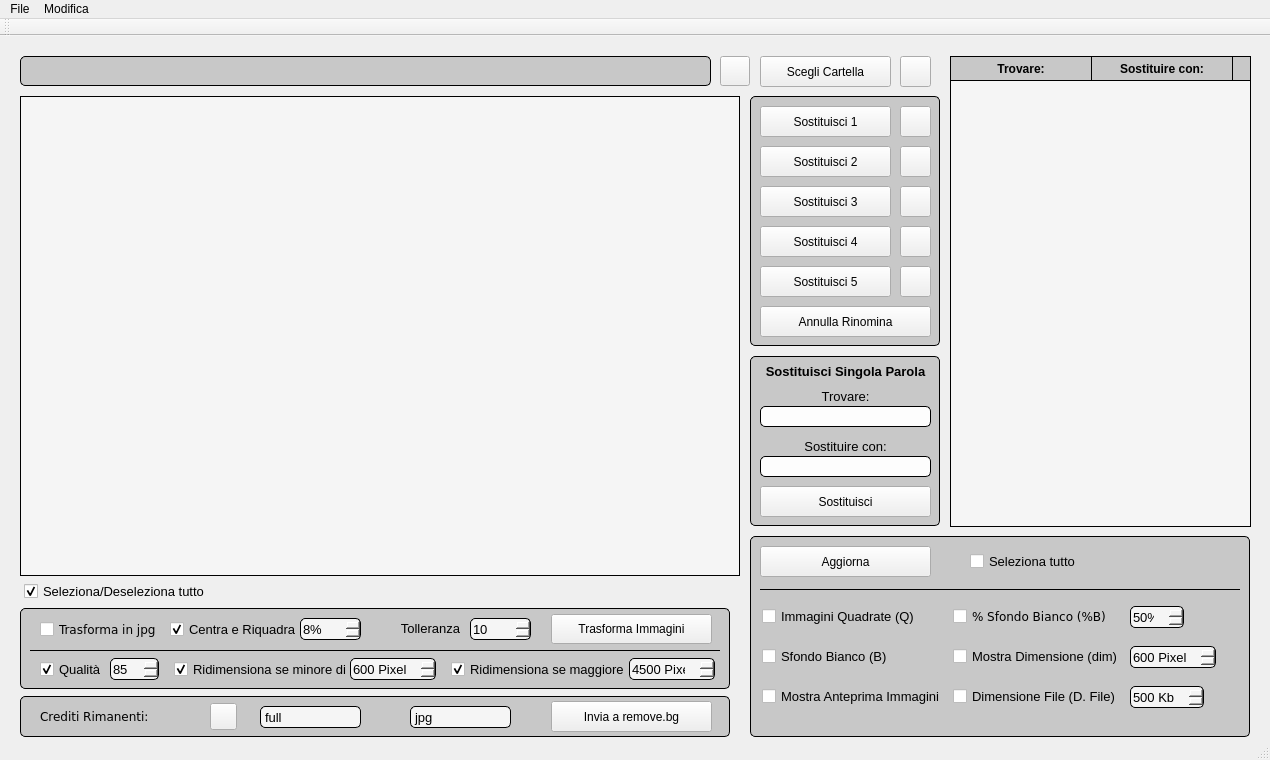
<?xml version="1.0" encoding="UTF-8"?>
<ui version="4.0">
 <class>MainWindow</class>
 <widget class="QMainWindow" name="MainWindow">
  <property name="geometry">
   <rect>
    <x>0</x>
    <y>0</y>
    <width>1270</width>
    <height>760</height>
   </rect>
  </property>
  <property name="minimumSize">
   <size>
    <width>1270</width>
    <height>760</height>
   </size>
  </property>
  <property name="windowTitle">
   <string>Foto Master 3.0 - Developed by R. Romolini</string>
  </property>
  <widget class="QWidget" name="centralwidget">
   <widget class="QLineEdit" name="directory">
    <property name="geometry">
     <rect>
      <x>20</x>
      <y>20</y>
      <width>691</width>
      <height>30</height>
     </rect>
    </property>
    <property name="font">
     <font>
      <pointsize>10</pointsize>
     </font>
    </property>
    <property name="styleSheet">
     <string notr="true">border: 1px solid black;
/*background-color: rgb(253, 253, 253);*/
border-radius: 5px;

background-color: rgb(200, 200, 200);
</string>
    </property>
    <property name="readOnly">
     <bool>true</bool>
    </property>
   </widget>
   <widget class="QPushButtonBlue" name="scegliCartella">
    <property name="geometry">
     <rect>
      <x>760</x>
      <y>20</y>
      <width>131</width>
      <height>31</height>
     </rect>
    </property>
    <property name="text">
     <string>Scegli Cartella</string>
    </property>
   </widget>
   <widget class="QPushButtonGreen" name="sostituisci1">
    <property name="geometry">
     <rect>
      <x>760</x>
      <y>70</y>
      <width>131</width>
      <height>31</height>
     </rect>
    </property>
    <property name="text">
     <string>Sostituisci 1</string>
    </property>
   </widget>
   <widget class="QPushButtonGreen" name="sostituisci2">
    <property name="geometry">
     <rect>
      <x>760</x>
      <y>110</y>
      <width>131</width>
      <height>31</height>
     </rect>
    </property>
    <property name="text">
     <string>Sostituisci 2</string>
    </property>
   </widget>
   <widget class="QPushButtonGreen" name="sostituisci3">
    <property name="geometry">
     <rect>
      <x>760</x>
      <y>150</y>
      <width>131</width>
      <height>31</height>
     </rect>
    </property>
    <property name="text">
     <string>Sostituisci 3</string>
    </property>
   </widget>
   <widget class="QPushButtonRed" name="annullaModifiche">
    <property name="geometry">
     <rect>
      <x>760</x>
      <y>270</y>
      <width>171</width>
      <height>31</height>
     </rect>
    </property>
    <property name="text">
     <string>Annulla Rinomina</string>
    </property>
   </widget>
   <widget class="QTableWidgetShowDatabase" name="anteprimaFile">
    <property name="geometry">
     <rect>
      <x>950</x>
      <y>20</y>
      <width>301</width>
      <height>471</height>
     </rect>
    </property>
    <property name="styleSheet">
     <string notr="true">QTableView
{
	border: 1px solid black;
	background-color: rgb(245, 245, 245);
	alternate-background-color: rgb(226, 226, 226);
	selection-color: rgb(85, 170, 255);
	font: 10pt 'Helvetica';
	gridline-color:rgb(160, 160, 160);
}
QHeaderView
{
	background-color: rgb(200, 200, 200);
	border-bottom: 1px solid black;
}
QHeaderView::section
{
	background-color: rgb(200, 200, 200);
	border: 0px solid black;
	font: 11pt 'Helvetica';
	font-weight: bold;
}
QHeaderView::section:first
{
	border-right: 1px solid black;
	border-bottom: 1px solid black;
}
QHeaderView::section:last
{
	border-right: 1px solid black;
	border-bottom: 1px solid black;
}</string>
    </property>
    <property name="sizeAdjustPolicy">
     <enum>QAbstractScrollArea::AdjustIgnored</enum>
    </property>
    <property name="autoScrollMargin">
     <number>16</number>
    </property>
    <property name="editTriggers">
     <set>QAbstractItemView::AllEditTriggers</set>
    </property>
    <property name="dragDropMode">
     <enum>QAbstractItemView::DragDrop</enum>
    </property>
    <property name="alternatingRowColors">
     <bool>true</bool>
    </property>
    <property name="gridStyle">
     <enum>Qt::CustomDashLine</enum>
    </property>
    <property name="rowCount">
     <number>0</number>
    </property>
    <property name="columnCount">
     <number>2</number>
    </property>
    <attribute name="horizontalHeaderDefaultSectionSize">
     <number>141</number>
    </attribute>
    <attribute name="verticalHeaderVisible">
     <bool>false</bool>
    </attribute>
    <attribute name="verticalHeaderHighlightSections">
     <bool>true</bool>
    </attribute>
    <column>
     <property name="text">
      <string>Trovare:</string>
     </property>
     <property name="font">
      <font>
       <pointsize>12</pointsize>
      </font>
     </property>
    </column>
    <column>
     <property name="text">
      <string>Sostituire con:</string>
     </property>
     <property name="font">
      <font>
       <pointsize>12</pointsize>
      </font>
     </property>
    </column>
   </widget>
   <widget class="QPushButtonGreen" name="sostituisci4">
    <property name="geometry">
     <rect>
      <x>760</x>
      <y>190</y>
      <width>131</width>
      <height>31</height>
     </rect>
    </property>
    <property name="text">
     <string>Sostituisci 4</string>
    </property>
   </widget>
   <widget class="QLabel" name="label">
    <property name="geometry">
     <rect>
      <x>750</x>
      <y>320</y>
      <width>191</width>
      <height>31</height>
     </rect>
    </property>
    <property name="font">
     <font>
      <pointsize>10</pointsize>
      <weight>75</weight>
      <bold>true</bold>
     </font>
    </property>
    <property name="text">
     <string>Sostituisci Singola Parola</string>
    </property>
    <property name="alignment">
     <set>Qt::AlignCenter</set>
    </property>
   </widget>
   <widget class="QLabel" name="label_2">
    <property name="geometry">
     <rect>
      <x>750</x>
      <y>350</y>
      <width>191</width>
      <height>20</height>
     </rect>
    </property>
    <property name="font">
     <font>
      <pointsize>10</pointsize>
     </font>
    </property>
    <property name="text">
     <string>Trovare:</string>
    </property>
    <property name="alignment">
     <set>Qt::AlignCenter</set>
    </property>
   </widget>
   <widget class="QLabel" name="label_3">
    <property name="geometry">
     <rect>
      <x>750</x>
      <y>400</y>
      <width>191</width>
      <height>20</height>
     </rect>
    </property>
    <property name="font">
     <font>
      <pointsize>10</pointsize>
     </font>
    </property>
    <property name="text">
     <string>Sostituire con:</string>
    </property>
    <property name="alignment">
     <set>Qt::AlignCenter</set>
    </property>
   </widget>
   <widget class="QPushButtonGreen" name="sostituisciRapido">
    <property name="geometry">
     <rect>
      <x>760</x>
      <y>450</y>
      <width>171</width>
      <height>31</height>
     </rect>
    </property>
    <property name="text">
     <string>Sostituisci</string>
    </property>
   </widget>
   <widget class="QLineEdit" name="trovareRapido">
    <property name="geometry">
     <rect>
      <x>760</x>
      <y>370</y>
      <width>171</width>
      <height>21</height>
     </rect>
    </property>
    <property name="font">
     <font>
      <pointsize>10</pointsize>
     </font>
    </property>
    <property name="styleSheet">
     <string notr="true">border: 1px solid black;
background-color: rgb(253, 253, 253);
border-radius: 5px;</string>
    </property>
   </widget>
   <widget class="QLineEdit" name="sostituireRapido">
    <property name="geometry">
     <rect>
      <x>760</x>
      <y>420</y>
      <width>171</width>
      <height>21</height>
     </rect>
    </property>
    <property name="font">
     <font>
      <pointsize>10</pointsize>
     </font>
    </property>
    <property name="styleSheet">
     <string notr="true">border: 1px solid black;
background-color: rgb(253, 253, 253);
border-radius: 5px;</string>
    </property>
   </widget>
   <widget class="QPushButtonGreen" name="sostituisci5">
    <property name="geometry">
     <rect>
      <x>760</x>
      <y>230</y>
      <width>131</width>
      <height>31</height>
     </rect>
    </property>
    <property name="text">
     <string>Sostituisci 5</string>
    </property>
   </widget>
   <widget class="QPushButtonBlue" name="modifica2">
    <property name="geometry">
     <rect>
      <x>900</x>
      <y>110</y>
      <width>31</width>
      <height>31</height>
     </rect>
    </property>
    <property name="text">
     <string/>
    </property>
   </widget>
   <widget class="QPushButtonBlue" name="modifica3">
    <property name="geometry">
     <rect>
      <x>900</x>
      <y>150</y>
      <width>31</width>
      <height>31</height>
     </rect>
    </property>
    <property name="text">
     <string/>
    </property>
   </widget>
   <widget class="QPushButtonBlue" name="modifica4">
    <property name="geometry">
     <rect>
      <x>900</x>
      <y>190</y>
      <width>31</width>
      <height>31</height>
     </rect>
    </property>
    <property name="text">
     <string/>
    </property>
   </widget>
   <widget class="QPushButtonBlue" name="modifica5">
    <property name="geometry">
     <rect>
      <x>900</x>
      <y>230</y>
      <width>31</width>
      <height>31</height>
     </rect>
    </property>
    <property name="text">
     <string/>
    </property>
   </widget>
   <widget class="QPushButtonBlue" name="modifica1">
    <property name="geometry">
     <rect>
      <x>900</x>
      <y>70</y>
      <width>31</width>
      <height>31</height>
     </rect>
    </property>
    <property name="text">
     <string/>
    </property>
   </widget>
   <widget class="QTableWidgetFileList" name="contenutoCartella">
    <property name="geometry">
     <rect>
      <x>20</x>
      <y>60</y>
      <width>720</width>
      <height>480</height>
     </rect>
    </property>
    <property name="styleSheet">
     <string notr="true">QTableView
{
	border: 1px solid black;
	background-color: rgb(245, 245, 245);
	alternate-background-color: rgb(226, 226, 226);
	selection-color: rgb(85, 170, 255);
	font: 10pt 'Helvetica';
}
QHeaderView
{
	background-color: rgb(200, 200, 200);
	border-bottom: 1px solid black;
}
QHeaderView::section
{
	background-color: rgb(200, 200, 200);
	border: 0px solid black;
	font: 10pt 'Helvetica';
	font-weight: bold;
}
QHeaderView::section:first
{
	border-right: 1px solid black;
	border-bottom: 1px solid black;
}
QHeaderView::section:middle
{
	border-right: 1px solid black;
	border-bottom: 1px solid black;
}
QHeaderView::section:last
{
	border-right: 1px solid black;
	border-bottom: 1px solid black;
}</string>
    </property>
    <property name="editTriggers">
     <set>QAbstractItemView::NoEditTriggers</set>
    </property>
    <property name="dragEnabled">
     <bool>true</bool>
    </property>
    <property name="dragDropMode">
     <enum>QAbstractItemView::DragDrop</enum>
    </property>
    <property name="defaultDropAction">
     <enum>Qt::CopyAction</enum>
    </property>
    <property name="alternatingRowColors">
     <bool>true</bool>
    </property>
    <property name="selectionBehavior">
     <enum>QAbstractItemView::SelectRows</enum>
    </property>
    <property name="showGrid">
     <bool>false</bool>
    </property>
    <property name="columnCount">
     <number>0</number>
    </property>
    <attribute name="horizontalHeaderMinimumSectionSize">
     <number>20</number>
    </attribute>
    <attribute name="verticalHeaderVisible">
     <bool>false</bool>
    </attribute>
    <attribute name="verticalHeaderMinimumSectionSize">
     <number>20</number>
    </attribute>
    <attribute name="verticalHeaderDefaultSectionSize">
     <number>20</number>
    </attribute>
   </widget>
   <widget class="QPushButtonBlue" name="indietroDirectory">
    <property name="geometry">
     <rect>
      <x>720</x>
      <y>20</y>
      <width>30</width>
      <height>30</height>
     </rect>
    </property>
    <property name="font">
     <font>
      <pointsize>11</pointsize>
     </font>
    </property>
    <property name="text">
     <string/>
    </property>
   </widget>
   <widget class="QPushButtonBlue" name="aggiorna">
    <property name="geometry">
     <rect>
      <x>760</x>
      <y>510</y>
      <width>171</width>
      <height>31</height>
     </rect>
    </property>
    <property name="text">
     <string>Aggiorna</string>
    </property>
   </widget>
   <widget class="QPushButtonBlue" name="trasformaImmagini">
    <property name="geometry">
     <rect>
      <x>551</x>
      <y>578</y>
      <width>161</width>
      <height>30</height>
     </rect>
    </property>
    <property name="text">
     <string>Trasforma Immagini</string>
    </property>
   </widget>
   <widget class="Line" name="sostituisciBox">
    <property name="geometry">
     <rect>
      <x>750</x>
      <y>60</y>
      <width>190</width>
      <height>250</height>
     </rect>
    </property>
    <property name="styleSheet">
     <string notr="true">border: 1px solid black;
background-color: rgb(200, 200, 200);
border-radius: 5px;</string>
    </property>
    <property name="orientation">
     <enum>Qt::Vertical</enum>
    </property>
   </widget>
   <widget class="Line" name="opzioniTabellaLine">
    <property name="geometry">
     <rect>
      <x>760</x>
      <y>553</y>
      <width>480</width>
      <height>1</height>
     </rect>
    </property>
    <property name="styleSheet">
     <string notr="true">background-color: rgb(0, 0, 0);</string>
    </property>
    <property name="orientation">
     <enum>Qt::Horizontal</enum>
    </property>
   </widget>
   <widget class="QCheckboxCustom" name="selezionaDeseleziona">
    <property name="geometry">
     <rect>
      <x>24</x>
      <y>545</y>
      <width>221</width>
      <height>20</height>
     </rect>
    </property>
    <property name="font">
     <font>
      <pointsize>10</pointsize>
     </font>
    </property>
    <property name="text">
     <string>Seleziona/Deseleziona tutto</string>
    </property>
    <property name="checked">
     <bool>true</bool>
    </property>
   </widget>
   <widget class="QPushButtonBlue" name="backupFolder">
    <property name="geometry">
     <rect>
      <x>900</x>
      <y>20</y>
      <width>31</width>
      <height>31</height>
     </rect>
    </property>
    <property name="text">
     <string/>
    </property>
   </widget>
   <widget class="QCheckboxCustom" name="selezionaTutto">
    <property name="geometry">
     <rect>
      <x>970</x>
      <y>517</y>
      <width>181</width>
      <height>17</height>
     </rect>
    </property>
    <property name="font">
     <font>
      <pointsize>10</pointsize>
     </font>
    </property>
    <property name="text">
     <string>Seleziona tutto</string>
    </property>
   </widget>
   <widget class="QCheckboxCustom" name="dimensioneFile">
    <property name="geometry">
     <rect>
      <x>953</x>
      <y>650</y>
      <width>163</width>
      <height>20</height>
     </rect>
    </property>
    <property name="font">
     <font>
      <pointsize>10</pointsize>
     </font>
    </property>
    <property name="toolTip">
     <string>&lt;html&gt;&lt;head/&gt;&lt;body&gt;&lt;p align=&quot;justify&quot;&gt;Mostra la dimensione dell'immagine&lt;/p&gt;&lt;/body&gt;&lt;/html&gt;</string>
    </property>
    <property name="text">
     <string>Dimensione File (D. File)</string>
    </property>
   </widget>
   <widget class="QSpinBox" name="dimMinFileSpinBox">
    <property name="geometry">
     <rect>
      <x>1130</x>
      <y>650</y>
      <width>74</width>
      <height>22</height>
     </rect>
    </property>
    <property name="font">
     <font>
      <family>Helvetica</family>
      <pointsize>10</pointsize>
      <weight>50</weight>
      <italic>false</italic>
      <bold>false</bold>
     </font>
    </property>
    <property name="styleSheet">
     <string notr="true">QSpinBox
{
	background-color: rgb(245, 245, 245);
	border: 1px solid black;
	border-radius: 5px;
	padding-right: 15px;
	font: 10pt 'Helvetica';
}

QSpinBox::up-button
{
	subcontrol-origin: border;
    border-image: url(:/Files/Files/up.png);
    border-width: 1px;
	margin-right: 2px;
}

QSpinBox::up-button:hover
{
	subcontrol-origin: border;
    border-image: url(:/Files/Files/up.png);
    border-width: 1px;
	background-color: #6C6C6C;
}

QSpinBox::down-button
{
	subcontrol-origin: border;
    border-image: url(:/Files/Files/down.png);
    border-width: 1px;
	margin-right: 2px;
}

QSpinBox::down-button:hover
{
	subcontrol-origin: border;
    border-image: url(:/Files/Files/down.png);
    border-width: 1px;
	background-color: #6C6C6C;
}</string>
    </property>
    <property name="suffix">
     <string> Kb</string>
    </property>
    <property name="maximum">
     <number>9999</number>
    </property>
    <property name="value">
     <number>500</number>
    </property>
   </widget>
   <widget class="QCheckboxCustom" name="mostraDimensione">
    <property name="geometry">
     <rect>
      <x>953</x>
      <y>610</y>
      <width>167</width>
      <height>20</height>
     </rect>
    </property>
    <property name="font">
     <font>
      <pointsize>10</pointsize>
     </font>
    </property>
    <property name="toolTip">
     <string>&lt;html&gt;&lt;head/&gt;&lt;body&gt;&lt;p align=&quot;justify&quot;&gt;Mostra dimensione ed evidenzia se uno dei due lati è minore del valore indicato&lt;/p&gt;&lt;/body&gt;&lt;/html&gt;</string>
    </property>
    <property name="text">
     <string>Mostra Dimensione (dim)</string>
    </property>
   </widget>
   <widget class="QSpinBox" name="latoMinMD">
    <property name="geometry">
     <rect>
      <x>1130</x>
      <y>610</y>
      <width>86</width>
      <height>22</height>
     </rect>
    </property>
    <property name="font">
     <font>
      <family>Helvetica</family>
      <pointsize>10</pointsize>
      <weight>50</weight>
      <italic>false</italic>
      <bold>false</bold>
     </font>
    </property>
    <property name="styleSheet">
     <string notr="true">QSpinBox
{
	background-color: rgb(245, 245, 245);
	border: 1px solid black;
	border-radius: 5px;
	padding-right: 15px;
	font: 10pt 'Helvetica';
}

QSpinBox::up-button
{
	subcontrol-origin: border;
    border-image: url(:/Files/Files/up.png);
    border-width: 1px;
	margin-right: 2px;
}

QSpinBox::up-button:hover
{
	subcontrol-origin: border;
    border-image: url(:/Files/Files/up.png);
    border-width: 1px;
	background-color: #6C6C6C;
}

QSpinBox::down-button
{
	subcontrol-origin: border;
    border-image: url(:/Files/Files/down.png);
    border-width: 1px;
	margin-right: 2px;
}

QSpinBox::down-button:hover
{
	subcontrol-origin: border;
    border-image: url(:/Files/Files/down.png);
    border-width: 1px;
	background-color: #6C6C6C;
}</string>
    </property>
    <property name="suffix">
     <string> Pixel</string>
    </property>
    <property name="minimum">
     <number>10</number>
    </property>
    <property name="maximum">
     <number>5000</number>
    </property>
    <property name="singleStep">
     <number>20</number>
    </property>
    <property name="value">
     <number>600</number>
    </property>
   </widget>
   <widget class="QCheckboxCustom" name="immaginiQuadrate">
    <property name="geometry">
     <rect>
      <x>762</x>
      <y>570</y>
      <width>161</width>
      <height>20</height>
     </rect>
    </property>
    <property name="font">
     <font>
      <pointsize>10</pointsize>
     </font>
    </property>
    <property name="toolTip">
     <string>&lt;html&gt;&lt;head/&gt;&lt;body&gt;&lt;p&gt;Controlla che le immagini siano quadrate&lt;/p&gt;&lt;/body&gt;&lt;/html&gt;</string>
    </property>
    <property name="text">
     <string>Immagini Quadrate (Q)</string>
    </property>
   </widget>
   <widget class="QCheckboxCustom" name="sfondoBianco">
    <property name="geometry">
     <rect>
      <x>762</x>
      <y>610</y>
      <width>141</width>
      <height>20</height>
     </rect>
    </property>
    <property name="font">
     <font>
      <pointsize>10</pointsize>
     </font>
    </property>
    <property name="toolTip">
     <string>&lt;html&gt;&lt;head/&gt;&lt;body&gt;&lt;p&gt;Controlla che i quattro angoli siano di colore bianco&lt;/p&gt;&lt;/body&gt;&lt;/html&gt;</string>
    </property>
    <property name="text">
     <string>Sfondo Bianco (B)</string>
    </property>
   </widget>
   <widget class="QCheckboxCustom" name="mostraImmagini">
    <property name="geometry">
     <rect>
      <x>762</x>
      <y>650</y>
      <width>191</width>
      <height>20</height>
     </rect>
    </property>
    <property name="font">
     <font>
      <pointsize>10</pointsize>
     </font>
    </property>
    <property name="toolTip">
     <string>&lt;html&gt;&lt;head/&gt;&lt;body&gt;&lt;p align=&quot;justify&quot;&gt;Mostra l'anteprima dell'immagine nella tabella&lt;/p&gt;&lt;/body&gt;&lt;/html&gt;</string>
    </property>
    <property name="text">
     <string>Mostra Anteprima Immagini</string>
    </property>
   </widget>
   <widget class="QCheckboxCustom" name="percentualeBianco">
    <property name="geometry">
     <rect>
      <x>953</x>
      <y>570</y>
      <width>161</width>
      <height>20</height>
     </rect>
    </property>
    <property name="font">
     <font>
      <family>Verdana</family>
      <pointsize>9</pointsize>
     </font>
    </property>
    <property name="toolTip">
     <string>&lt;html&gt;&lt;head/&gt;&lt;body&gt;&lt;p&gt;Controlla la percentuale di sfondo bianco e colora il risultato se maggiore della casella posta a destra&lt;/p&gt;&lt;/body&gt;&lt;/html&gt;</string>
    </property>
    <property name="text">
     <string>% Sfondo Bianco (%B)</string>
    </property>
   </widget>
   <widget class="QSpinBox" name="confrontoBianco">
    <property name="geometry">
     <rect>
      <x>1130</x>
      <y>570</y>
      <width>54</width>
      <height>22</height>
     </rect>
    </property>
    <property name="font">
     <font>
      <family>Helvetica</family>
      <pointsize>10</pointsize>
      <weight>50</weight>
      <italic>false</italic>
      <bold>false</bold>
     </font>
    </property>
    <property name="styleSheet">
     <string notr="true">QSpinBox
{
	background-color: rgb(245, 245, 245);
	border: 1px solid black;
	border-radius: 5px;
	padding-right: 15px;
	font: 10pt 'Helvetica';
}

QSpinBox::up-button
{
	subcontrol-origin: border;
    border-image: url(:/Files/Files/up.png);
    border-width: 1px;
	margin-right: 2px;
}

QSpinBox::up-button:hover
{
	subcontrol-origin: border;
    border-image: url(:/Files/Files/up.png);
    border-width: 1px;
	background-color: #6C6C6C;
}

QSpinBox::down-button
{
	subcontrol-origin: border;
    border-image: url(:/Files/Files/down.png);
    border-width: 1px;
	margin-right: 2px;
}

QSpinBox::down-button:hover
{
	subcontrol-origin: border;
    border-image: url(:/Files/Files/down.png);
    border-width: 1px;
	background-color: #6C6C6C;
}</string>
    </property>
    <property name="suffix">
     <string>%</string>
    </property>
    <property name="value">
     <number>50</number>
    </property>
   </widget>
   <widget class="QLabel" name="label_4">
    <property name="geometry">
     <rect>
      <x>400</x>
      <y>584</y>
      <width>60</width>
      <height>16</height>
     </rect>
    </property>
    <property name="font">
     <font>
      <pointsize>10</pointsize>
     </font>
    </property>
    <property name="text">
     <string>Tolleranza</string>
    </property>
    <property name="alignment">
     <set>Qt::AlignRight|Qt::AlignTrailing|Qt::AlignVCenter</set>
    </property>
   </widget>
   <widget class="QSpinBox" name="percAumento">
    <property name="geometry">
     <rect>
      <x>300</x>
      <y>582</y>
      <width>61</width>
      <height>22</height>
     </rect>
    </property>
    <property name="font">
     <font>
      <family>Helvetica</family>
      <pointsize>10</pointsize>
      <weight>50</weight>
      <italic>false</italic>
      <bold>false</bold>
     </font>
    </property>
    <property name="styleSheet">
     <string notr="true">QSpinBox
{
	background-color: rgb(245, 245, 245);
	border: 1px solid black;
	border-radius: 5px;
	padding-right: 15px;
	font: 10pt 'Helvetica';
}

QSpinBox::up-button
{
	subcontrol-origin: border;
    border-image: url(:/Files/Files/up.png);
    border-width: 1px;
	margin-right: 2px;
}

QSpinBox::up-button:hover
{
	subcontrol-origin: border;
    border-image: url(:/Files/Files/up.png);
    border-width: 1px;
	background-color: #6C6C6C;
}

QSpinBox::down-button
{
	subcontrol-origin: border;
    border-image: url(:/Files/Files/down.png);
    border-width: 1px;
	margin-right: 2px;
}

QSpinBox::down-button:hover
{
	subcontrol-origin: border;
    border-image: url(:/Files/Files/down.png);
    border-width: 1px;
	background-color: #6C6C6C;
}</string>
    </property>
    <property name="suffix">
     <string>%</string>
    </property>
    <property name="minimum">
     <number>0</number>
    </property>
    <property name="maximum">
     <number>500</number>
    </property>
    <property name="value">
     <number>8</number>
    </property>
   </widget>
   <widget class="QSpinBox" name="tolleranza">
    <property name="geometry">
     <rect>
      <x>470</x>
      <y>582</y>
      <width>61</width>
      <height>22</height>
     </rect>
    </property>
    <property name="font">
     <font>
      <family>Helvetica</family>
      <pointsize>10</pointsize>
      <weight>50</weight>
      <italic>false</italic>
      <bold>false</bold>
     </font>
    </property>
    <property name="toolTip">
     <string>&lt;html&gt;&lt;head/&gt;&lt;body&gt;&lt;p align=&quot;justify&quot;&gt;Aumenta la tolleranza del comando Centra e Riquadra&lt;/p&gt;&lt;/body&gt;&lt;/html&gt;</string>
    </property>
    <property name="styleSheet">
     <string notr="true">QSpinBox
{
	background-color: rgb(245, 245, 245);
	border: 1px solid black;
	border-radius: 5px;
	padding-right: 15px;
	font: 10pt 'Helvetica';
}

QSpinBox::up-button
{
	subcontrol-origin: border;
    border-image: url(:/Files/Files/up.png);
    border-width: 1px;
	margin-right: 2px;
}

QSpinBox::up-button:hover
{
	subcontrol-origin: border;
    border-image: url(:/Files/Files/up.png);
    border-width: 1px;
	background-color: #6C6C6C;
}

QSpinBox::down-button
{
	subcontrol-origin: border;
    border-image: url(:/Files/Files/down.png);
    border-width: 1px;
	margin-right: 2px;
}

QSpinBox::down-button:hover
{
	subcontrol-origin: border;
    border-image: url(:/Files/Files/down.png);
    border-width: 1px;
	background-color: #6C6C6C;
}</string>
    </property>
    <property name="maximum">
     <number>255</number>
    </property>
    <property name="value">
     <number>10</number>
    </property>
   </widget>
   <widget class="QCheckboxCustom" name="centraRiquadra">
    <property name="geometry">
     <rect>
      <x>170</x>
      <y>583</y>
      <width>127</width>
      <height>20</height>
     </rect>
    </property>
    <property name="font">
     <font>
      <pointsize>10</pointsize>
     </font>
    </property>
    <property name="toolTip">
     <string>&lt;html&gt;&lt;head/&gt;&lt;body&gt;&lt;p align=&quot;justify&quot;&gt;Centra l'immagine rimuovendo la parte bianca ed aggiungendo un bordo bianco in base alla percentuale indicata.&lt;/p&gt;&lt;/body&gt;&lt;/html&gt;</string>
    </property>
    <property name="text">
     <string>Centra e Riquadra</string>
    </property>
    <property name="checked">
     <bool>true</bool>
    </property>
   </widget>
   <widget class="QCheckboxCustom" name="ridimensionaMin">
    <property name="geometry">
     <rect>
      <x>174</x>
      <y>623</y>
      <width>174</width>
      <height>20</height>
     </rect>
    </property>
    <property name="font">
     <font>
      <pointsize>10</pointsize>
     </font>
    </property>
    <property name="toolTip">
     <string>&lt;html&gt;&lt;head/&gt;&lt;body&gt;&lt;p align=&quot;justify&quot;&gt;Ridimensiona la foto se minore del valore indicato&lt;/p&gt;&lt;/body&gt;&lt;/html&gt;</string>
    </property>
    <property name="text">
     <string>Ridimensiona se minore di</string>
    </property>
    <property name="checked">
     <bool>true</bool>
    </property>
   </widget>
   <widget class="QSpinBox" name="latoMin">
    <property name="geometry">
     <rect>
      <x>350</x>
      <y>622</y>
      <width>86</width>
      <height>22</height>
     </rect>
    </property>
    <property name="font">
     <font>
      <family>Helvetica</family>
      <pointsize>10</pointsize>
      <weight>50</weight>
      <italic>false</italic>
      <bold>false</bold>
     </font>
    </property>
    <property name="styleSheet">
     <string notr="true">QSpinBox
{
	background-color: rgb(245, 245, 245);
	border: 1px solid black;
	border-radius: 5px;
	padding-right: 15px;
	font: 10pt 'Helvetica';
}

QSpinBox::up-button
{
	subcontrol-origin: border;
    border-image: url(:/Files/Files/up.png);
    border-width: 1px;
	margin-right: 2px;
}

QSpinBox::up-button:hover
{
	subcontrol-origin: border;
    border-image: url(:/Files/Files/up.png);
    border-width: 1px;
	background-color: #6C6C6C;
}

QSpinBox::down-button
{
	subcontrol-origin: border;
    border-image: url(:/Files/Files/down.png);
    border-width: 1px;
	margin-right: 2px;
}

QSpinBox::down-button:hover
{
	subcontrol-origin: border;
    border-image: url(:/Files/Files/down.png);
    border-width: 1px;
	background-color: #6C6C6C;
}</string>
    </property>
    <property name="suffix">
     <string> Pixel</string>
    </property>
    <property name="minimum">
     <number>10</number>
    </property>
    <property name="maximum">
     <number>4000</number>
    </property>
    <property name="singleStep">
     <number>20</number>
    </property>
    <property name="value">
     <number>600</number>
    </property>
   </widget>
   <widget class="QSpinBox" name="qualitaSalvataggio">
    <property name="geometry">
     <rect>
      <x>110</x>
      <y>622</y>
      <width>49</width>
      <height>22</height>
     </rect>
    </property>
    <property name="font">
     <font>
      <family>Helvetica</family>
      <pointsize>10</pointsize>
      <weight>50</weight>
      <italic>false</italic>
      <bold>false</bold>
     </font>
    </property>
    <property name="styleSheet">
     <string notr="true">QSpinBox
{
	background-color: rgb(245, 245, 245);
	border: 1px solid black;
	border-radius: 5px;
	padding-right: 15px;
	font: 10pt 'Helvetica';
}

QSpinBox::up-button
{
	subcontrol-origin: border;
    border-image: url(:/Files/Files/up.png);
    border-width: 1px;
	margin-right: 2px;
}

QSpinBox::up-button:hover
{
	subcontrol-origin: border;
    border-image: url(:/Files/Files/up.png);
    border-width: 1px;
	background-color: #6C6C6C;
}

QSpinBox::down-button
{
	subcontrol-origin: border;
    border-image: url(:/Files/Files/down.png);
    border-width: 1px;
	margin-right: 2px;
}

QSpinBox::down-button:hover
{
	subcontrol-origin: border;
    border-image: url(:/Files/Files/down.png);
    border-width: 1px;
	background-color: #6C6C6C;
}</string>
    </property>
    <property name="minimum">
     <number>1</number>
    </property>
    <property name="maximum">
     <number>100</number>
    </property>
    <property name="value">
     <number>85</number>
    </property>
   </widget>
   <widget class="QCheckboxCustom" name="trasformaQualita">
    <property name="geometry">
     <rect>
      <x>40</x>
      <y>623</y>
      <width>63</width>
      <height>20</height>
     </rect>
    </property>
    <property name="font">
     <font>
      <pointsize>10</pointsize>
     </font>
    </property>
    <property name="toolTip">
     <string>&lt;html&gt;&lt;head/&gt;&lt;body&gt;&lt;p&gt;Se non spuntato setta la qualità al massimo&lt;/p&gt;&lt;/body&gt;&lt;/html&gt;</string>
    </property>
    <property name="text">
     <string>Qualità</string>
    </property>
    <property name="checked">
     <bool>true</bool>
    </property>
   </widget>
   <widget class="QCheckboxCustom" name="trasformaJPG">
    <property name="geometry">
     <rect>
      <x>40</x>
      <y>583</y>
      <width>121</width>
      <height>20</height>
     </rect>
    </property>
    <property name="font">
     <font>
      <family>Verdana</family>
      <pointsize>9</pointsize>
      <weight>50</weight>
      <italic>false</italic>
      <bold>false</bold>
     </font>
    </property>
    <property name="text">
     <string>Trasforma in jpg</string>
    </property>
   </widget>
   <widget class="Line" name="sostituisciRapidoBox">
    <property name="geometry">
     <rect>
      <x>750</x>
      <y>320</y>
      <width>190</width>
      <height>170</height>
     </rect>
    </property>
    <property name="styleSheet">
     <string notr="true">border: 1px solid black;
background-color: rgb(200, 200, 200);
border-radius: 5px;</string>
    </property>
    <property name="orientation">
     <enum>Qt::Vertical</enum>
    </property>
   </widget>
   <widget class="Line" name="opzioniTabellaBox">
    <property name="geometry">
     <rect>
      <x>750</x>
      <y>500</y>
      <width>500</width>
      <height>201</height>
     </rect>
    </property>
    <property name="styleSheet">
     <string notr="true">border: 1px solid black;
background-color: rgb(200, 200, 200);
border-radius: 5px;</string>
    </property>
    <property name="orientation">
     <enum>Qt::Vertical</enum>
    </property>
   </widget>
   <widget class="Line" name="trasformaImmaginiBox">
    <property name="geometry">
     <rect>
      <x>20</x>
      <y>572</y>
      <width>710</width>
      <height>81</height>
     </rect>
    </property>
    <property name="styleSheet">
     <string notr="true">border: 1px solid black;
background-color: rgb(200, 200, 200);
border-radius: 5px;</string>
    </property>
    <property name="orientation">
     <enum>Qt::Vertical</enum>
    </property>
   </widget>
   <widget class="Line" name="trasformaImmaginiLine">
    <property name="geometry">
     <rect>
      <x>30</x>
      <y>614</y>
      <width>690</width>
      <height>1</height>
     </rect>
    </property>
    <property name="styleSheet">
     <string notr="true">background-color: rgb(0, 0, 0);</string>
    </property>
    <property name="orientation">
     <enum>Qt::Horizontal</enum>
    </property>
   </widget>
   <widget class="QCheckboxCustom" name="ridimensionaMax">
    <property name="geometry">
     <rect>
      <x>451</x>
      <y>623</y>
      <width>174</width>
      <height>20</height>
     </rect>
    </property>
    <property name="font">
     <font>
      <pointsize>10</pointsize>
     </font>
    </property>
    <property name="toolTip">
     <string>&lt;html&gt;&lt;head/&gt;&lt;body&gt;&lt;p align=&quot;justify&quot;&gt;Ridimensiona la foto se minore del valore indicato&lt;/p&gt;&lt;/body&gt;&lt;/html&gt;</string>
    </property>
    <property name="text">
     <string>Ridimensiona se maggiore di</string>
    </property>
    <property name="checked">
     <bool>true</bool>
    </property>
   </widget>
   <widget class="QSpinBox" name="latoMax">
    <property name="geometry">
     <rect>
      <x>629</x>
      <y>622</y>
      <width>86</width>
      <height>22</height>
     </rect>
    </property>
    <property name="font">
     <font>
      <family>Helvetica</family>
      <pointsize>10</pointsize>
      <weight>50</weight>
      <italic>false</italic>
      <bold>false</bold>
     </font>
    </property>
    <property name="styleSheet">
     <string notr="true">QSpinBox
{
	background-color: rgb(245, 245, 245);
	border: 1px solid black;
	border-radius: 5px;
	padding-right: 15px;
	font: 10pt 'Helvetica';
}

QSpinBox::up-button
{
	subcontrol-origin: border;
    border-image: url(:/Files/Files/up.png);
    border-width: 1px;
	margin-right: 2px;
}

QSpinBox::up-button:hover
{
	subcontrol-origin: border;
    border-image: url(:/Files/Files/up.png);
    border-width: 1px;
	background-color: #6C6C6C;
}

QSpinBox::down-button
{
	subcontrol-origin: border;
    border-image: url(:/Files/Files/down.png);
    border-width: 1px;
	margin-right: 2px;
}

QSpinBox::down-button:hover
{
	subcontrol-origin: border;
    border-image: url(:/Files/Files/down.png);
    border-width: 1px;
	background-color: #6C6C6C;
}</string>
    </property>
    <property name="suffix">
     <string> Pixel</string>
    </property>
    <property name="minimum">
     <number>10</number>
    </property>
    <property name="maximum">
     <number>9999</number>
    </property>
    <property name="singleStep">
     <number>20</number>
    </property>
    <property name="value">
     <number>4500</number>
    </property>
   </widget>
   <widget class="QPushButtonGreen" name="removeBg">
    <property name="geometry">
     <rect>
      <x>551</x>
      <y>665</y>
      <width>161</width>
      <height>31</height>
     </rect>
    </property>
    <property name="text">
     <string>Invia a remove.bg</string>
    </property>
   </widget>
   <widget class="Line" name="trasformaImmaginiBox_2">
    <property name="geometry">
     <rect>
      <x>20</x>
      <y>660</y>
      <width>710</width>
      <height>41</height>
     </rect>
    </property>
    <property name="styleSheet">
     <string notr="true">border: 1px solid black;
background-color: rgb(200, 200, 200);
border-radius: 5px;</string>
    </property>
    <property name="orientation">
     <enum>Qt::Vertical</enum>
    </property>
   </widget>
   <widget class="QComboBox" name="fileOutputRemoveBG">
    <property name="geometry">
     <rect>
      <x>410</x>
      <y>670</y>
      <width>101</width>
      <height>22</height>
     </rect>
    </property>
    <property name="font">
     <font>
      <family>Helvetica</family>
      <pointsize>10</pointsize>
      <weight>50</weight>
      <italic>false</italic>
      <bold>false</bold>
     </font>
    </property>
    <property name="styleSheet">
     <string notr="true">QComboBox
{
	background-color: rgb(245, 245, 245);
	border: 1px solid black;
	border-radius: 5px;
	font: 10pt 'Helvetica';
}

QComboBox::drop-down 
{
    border: 0px; /* This seems to replace the whole arrow of the combo box */
}

QComboBox::down-arrow
{
    border-image: url(:/Files/Files/down.png);
	background-color: rgb(245, 245, 245);
width: 15px;
margin-right: 7px;
}</string>
    </property>
    <item>
     <property name="text">
      <string>jpg</string>
     </property>
    </item>
    <item>
     <property name="text">
      <string>png</string>
     </property>
    </item>
    <item>
     <property name="text">
      <string>zip</string>
     </property>
    </item>
   </widget>
   <widget class="QComboBox" name="fileOutputDimensionRemoveBG">
    <property name="geometry">
     <rect>
      <x>260</x>
      <y>670</y>
      <width>101</width>
      <height>22</height>
     </rect>
    </property>
    <property name="font">
     <font>
      <family>Helvetica</family>
      <pointsize>10</pointsize>
      <weight>50</weight>
      <italic>false</italic>
      <bold>false</bold>
     </font>
    </property>
    <property name="styleSheet">
     <string notr="true">QComboBox
{
	background-color: rgb(245, 245, 245);
	border: 1px solid black;
	border-radius: 5px;
	font: 10pt 'Helvetica';
}

QComboBox::drop-down 
{
    border: 0px; /* This seems to replace the whole arrow of the combo box */
}

QComboBox::down-arrow
{
    border-image: url(:/Files/Files/down.png);
	background-color: rgb(245, 245, 245);
width: 15px;
margin-right: 7px;
}

</string>
    </property>
    <item>
     <property name="text">
      <string>full</string>
     </property>
    </item>
    <item>
     <property name="text">
      <string>preview</string>
     </property>
    </item>
   </widget>
   <widget class="QLabel" name="label_5">
    <property name="geometry">
     <rect>
      <x>40</x>
      <y>670</y>
      <width>111</width>
      <height>21</height>
     </rect>
    </property>
    <property name="font">
     <font>
      <family>Verdana</family>
      <pointsize>9</pointsize>
     </font>
    </property>
    <property name="text">
     <string>Crediti Rimanenti:</string>
    </property>
   </widget>
   <widget class="QLabel" name="creditiRimanenti">
    <property name="geometry">
     <rect>
      <x>156</x>
      <y>670</y>
      <width>51</width>
      <height>21</height>
     </rect>
    </property>
    <property name="font">
     <font>
      <family>Verdana</family>
      <pointsize>10</pointsize>
      <weight>75</weight>
      <bold>true</bold>
     </font>
    </property>
    <property name="text">
     <string/>
    </property>
   </widget>
   <widget class="QPushButtonBlue" name="refreshCrediti">
    <property name="geometry">
     <rect>
      <x>210</x>
      <y>667</y>
      <width>27</width>
      <height>27</height>
     </rect>
    </property>
    <property name="text">
     <string/>
    </property>
   </widget>
   <zorder>opzioniTabellaBox</zorder>
   <zorder>trasformaImmaginiBox</zorder>
   <zorder>sostituisciRapidoBox</zorder>
   <zorder>sostituisciBox</zorder>
   <zorder>dimensioneFile</zorder>
   <zorder>dimMinFileSpinBox</zorder>
   <zorder>mostraDimensione</zorder>
   <zorder>latoMinMD</zorder>
   <zorder>immaginiQuadrate</zorder>
   <zorder>sfondoBianco</zorder>
   <zorder>mostraImmagini</zorder>
   <zorder>percentualeBianco</zorder>
   <zorder>confrontoBianco</zorder>
   <zorder>label_4</zorder>
   <zorder>percAumento</zorder>
   <zorder>tolleranza</zorder>
   <zorder>centraRiquadra</zorder>
   <zorder>ridimensionaMin</zorder>
   <zorder>latoMin</zorder>
   <zorder>qualitaSalvataggio</zorder>
   <zorder>trasformaQualita</zorder>
   <zorder>directory</zorder>
   <zorder>scegliCartella</zorder>
   <zorder>sostituisci1</zorder>
   <zorder>sostituisci2</zorder>
   <zorder>sostituisci3</zorder>
   <zorder>annullaModifiche</zorder>
   <zorder>anteprimaFile</zorder>
   <zorder>sostituisci4</zorder>
   <zorder>label</zorder>
   <zorder>label_2</zorder>
   <zorder>label_3</zorder>
   <zorder>sostituisciRapido</zorder>
   <zorder>trovareRapido</zorder>
   <zorder>sostituireRapido</zorder>
   <zorder>sostituisci5</zorder>
   <zorder>modifica2</zorder>
   <zorder>modifica3</zorder>
   <zorder>modifica4</zorder>
   <zorder>modifica5</zorder>
   <zorder>modifica1</zorder>
   <zorder>contenutoCartella</zorder>
   <zorder>indietroDirectory</zorder>
   <zorder>aggiorna</zorder>
   <zorder>trasformaImmagini</zorder>
   <zorder>opzioniTabellaLine</zorder>
   <zorder>selezionaDeseleziona</zorder>
   <zorder>backupFolder</zorder>
   <zorder>selezionaTutto</zorder>
   <zorder>trasformaJPG</zorder>
   <zorder>trasformaImmaginiLine</zorder>
   <zorder>ridimensionaMax</zorder>
   <zorder>latoMax</zorder>
   <zorder>trasformaImmaginiBox_2</zorder>
   <zorder>removeBg</zorder>
   <zorder>fileOutputRemoveBG</zorder>
   <zorder>fileOutputDimensionRemoveBG</zorder>
   <zorder>label_5</zorder>
   <zorder>creditiRimanenti</zorder>
   <zorder>refreshCrediti</zorder>
  </widget>
  <widget class="QMenuBar" name="menubar">
   <property name="geometry">
    <rect>
     <x>0</x>
     <y>0</y>
     <width>1270</width>
     <height>21</height>
    </rect>
   </property>
   <widget class="QMenu" name="menububo">
    <property name="title">
     <string>File</string>
    </property>
    <addaction name="actionEsci"/>
   </widget>
   <widget class="QMenu" name="menuModifica">
    <property name="title">
     <string>Modifica</string>
    </property>
    <addaction name="actionAggiornaLista"/>
    <addaction name="actionAggiornaListaConOpzioni"/>
    <addaction name="actionRipristina_impostazioni"/>
    <addaction name="actionImpostazioni"/>
   </widget>
   <addaction name="menububo"/>
   <addaction name="menuModifica"/>
  </widget>
  <widget class="QToolBar" name="toolBar">
   <property name="windowTitle">
    <string>toolBar</string>
   </property>
   <attribute name="toolBarArea">
    <enum>TopToolBarArea</enum>
   </attribute>
   <attribute name="toolBarBreak">
    <bool>false</bool>
   </attribute>
  </widget>
  <widget class="QStatusBar" name="statusbar"/>
  <action name="actionEsci">
   <property name="text">
    <string>Esci</string>
   </property>
   <property name="shortcut">
    <string>Esc</string>
   </property>
  </action>
  <action name="actionRipristina_impostazioni">
   <property name="text">
    <string>Ripristina impostazioni</string>
   </property>
  </action>
  <action name="actionImpostazioni">
   <property name="text">
    <string>Impostazioni</string>
   </property>
  </action>
  <action name="actionAggiornaListaFile">
   <property name="text">
    <string>Aggiorna lista file</string>
   </property>
   <property name="shortcut">
    <string>F5</string>
   </property>
  </action>
  <action name="actionAggiornaLista">
   <property name="text">
    <string>Aggiorna lista</string>
   </property>
   <property name="shortcut">
    <string>F5</string>
   </property>
  </action>
  <action name="actionAggiornaListaConOpzioni">
   <property name="text">
    <string>Aggiorna lista con opzioni</string>
   </property>
   <property name="shortcut">
    <string>F6</string>
   </property>
  </action>
 </widget>
 <customwidgets>
  <customwidget>
   <class>QTableWidgetFileList</class>
   <extends>QTableWidget</extends>
   <header location="global">MainWindow/qtablewidgetfilelist.h</header>
  </customwidget>
  <customwidget>
   <class>QTableWidgetShowDatabase</class>
   <extends>QTableWidget</extends>
   <header location="global">MainWindow/qtablewidgetshowdatabase.h</header>
  </customwidget>
  <customwidget>
   <class>QCheckboxCustom</class>
   <extends>QCheckBox</extends>
   <header location="global">CustomWidgets/qcheckboxcustom.h</header>
  </customwidget>
  <customwidget>
   <class>QPushButtonRed</class>
   <extends>QPushButton</extends>
   <header location="global">CustomWidgets/qpushbuttonred.h</header>
  </customwidget>
  <customwidget>
   <class>QPushButtonBlue</class>
   <extends>QPushButton</extends>
   <header location="global">CustomWidgets/qpushbuttonblue.h</header>
  </customwidget>
  <customwidget>
   <class>QPushButtonGreen</class>
   <extends>QPushButton</extends>
   <header location="global">CustomWidgets/qpushbuttongreen.h</header>
  </customwidget>
 </customwidgets>
 <resources/>
 <connections/>
</ui>
